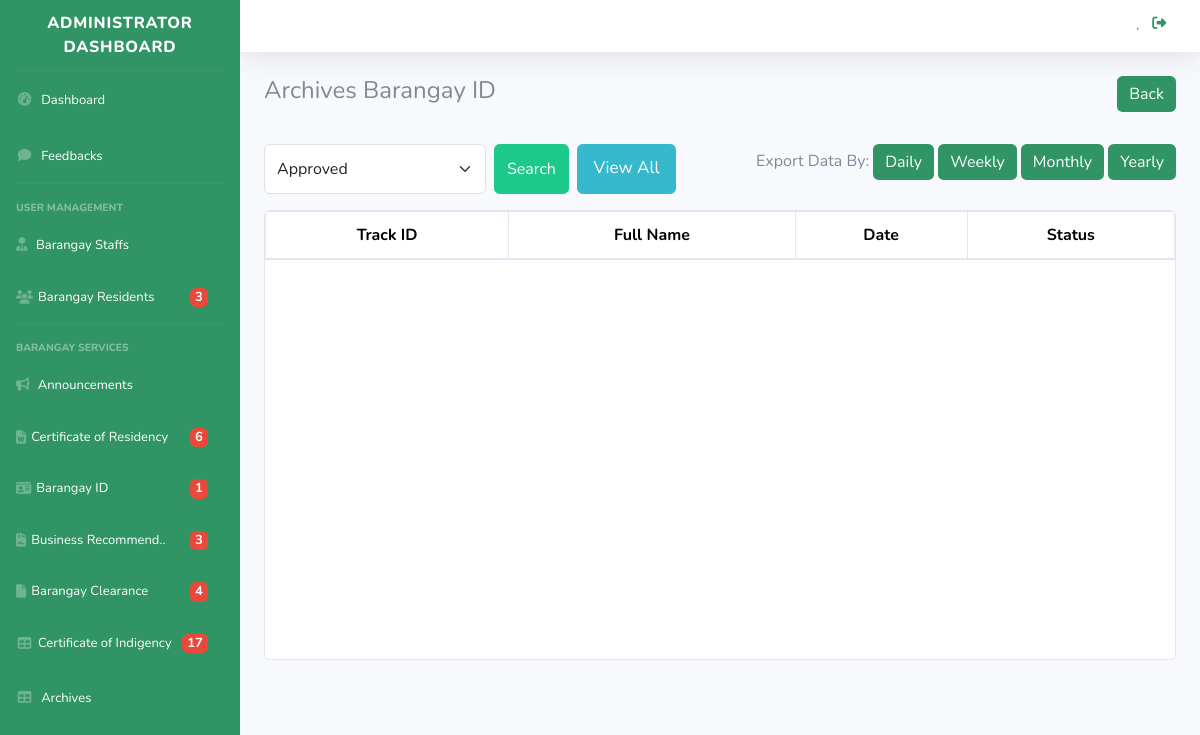
The app's page /archive_brgyid.php, older data.
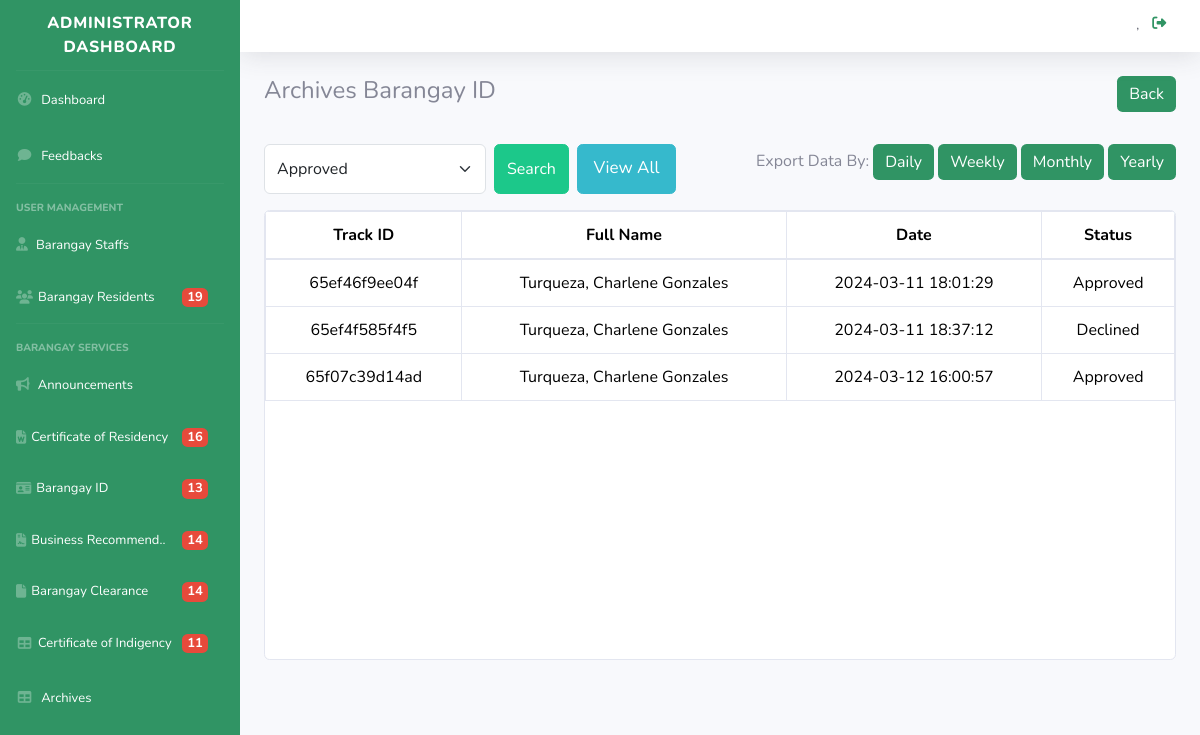
The same page, newer data.
### tables this page shows
CREATE TABLE `tbl_brgyid` (
  `id_brgyid` int(11) NOT NULL,
  `track_id` varchar(15) NOT NULL,
  `id_resident` int(11) NOT NULL,
  `lname` varchar(255) NOT NULL,
  `fname` varchar(255) NOT NULL,
  `mi` varchar(255) NOT NULL,
  `houseno` varchar(255) NOT NULL,
  `street` varchar(255) NOT NULL,
  `brgy` varchar(255) NOT NULL,
  `municipal` varchar(255) NOT NULL,
  `bplace` varchar(255) NOT NULL,
  `bdate` varchar(255) NOT NULL,
  `res_photo` varchar(255) DEFAULT NULL,
  `inc_lname` varchar(255) NOT NULL,
  `inc_fname` varchar(255) NOT NULL,
  `inc_mi` varchar(255) NOT NULL,
  `inc_contact` varchar(255) NOT NULL,
  `inc_houseno` varchar(255) NOT NULL,
  `inc_street` varchar(255) NOT NULL,
  `inc_brgy` varchar(255) NOT NULL,
  `inc_municipal` varchar(255) DEFAULT NULL,
  `form_status` varchar(255) NOT NULL DEFAULT 'Pending',
  `date` date DEFAULT NULL,
  `created_at` timestamp NOT NULL DEFAULT current_timestamp(),
  `deleted_at` timestamp NULL DEFAULT NULL
);

### classes/main.class.php (called while the page is built, shortened)
<?php
class BMISClass {
    protected $server = "mysql:host=localhost;dbname=bmis";
    protected $user = "root";
    protected $pass = "";
    protected $options = array(PDO::ATTR_ERRMODE => PDO::ERRMODE_EXCEPTION, PDO::ATTR_DEFAULT_FETCH_MODE => PDO::FETCH_ASSOC);
    public function openConn() {
        try {
            $this->con = new PDO($this->server, $this->user, $this->pass, $this->options);
            return $this->con;
        }
        catch(PDOException $e) {
            echo "Datbase Connection Error! ", $e->getMessage();
        }
    }
    public function view_brgyid_done(){
        $connection = $this->openConn();
        $stmt = $connection->prepare("SELECT * FROM tbl_brgyid WHERE form_status ='Approved' OR form_status='Declined'");
        $stmt->execute();
        $view = $stmt->fetchAll();
        return $view;
    }
}
?>

### tables/brgyid_done.php (the view, shortened to what the changed rows need)
<?php
	require 'classes/conn.php';
	if(isset($_POST['search_brgyid'])){
		$keyword = $_POST['keyword'];
?>
<table class="table table-hover text-center table-bordered">
    <thead class="alert-info">
    <tr>
            <th hidden> Resident ID </th>
            <th> Track ID </th>
            <th> Full Name </th>
            <th> Date </th>
            <th> Status </th>
        </tr>
    </thead>
    <tbody>
        <?php
         $formStatus = $_POST['form_status'];
            $stmnt = $conn->prepare("SELECT * FROM `tbl_brgyid` WHERE (`lname` LIKE '%$keyword%' or  `mi` LIKE '%$keyword%' or  `fname` LIKE '%$keyword%'
                or  `id_resident` LIKE '%$keyword%' or  `houseno` LIKE '%$keyword%' or  `street` LIKE '%$keyword%'
                or `brgy` LIKE '%$keyword%' or `municipal` LIKE '%$keyword%' or `track_id` LIKE '%$keyword%') AND `form_status` = '$formStatus'");
            $stmnt->execute();
            while($view = $stmnt->fetch()){
        ?>
<tr>
                    <td hidden> <?= $view['id_resident'];?> </td>
                    <td> <?= $view['track_id'];?> </td>
                    <td> <?= $view['lname'];?>, <?= $view['fname'];?> <?= $view['mi'];?> </td>
                    <td> <?= $view['created_at'];?> </td>
                    <td> <?= $view['form_status'];?> </td>
                </tr>
        <?php
        }
        ?>
    </tbody>
</table>
<?php
	}else{
?>
<table class="table table-hover text-center table-bordered">
    <thead class="alert-info">
        <tr>
            <th> Track ID </th>
            <th> Full Name </th>
            <th> Date </th>
            <th> Status </th>
        </tr>
    </thead>
    <tbody>
        <?php if(is_array($view)) {?>
            <?php foreach($view as $view) {?>
                <tr>
                    <td> <?= $view['track_id'];?> </td>
                    <td> <?= $view['lname'];?>, <?= $view['fname'];?> <?= $view['mi'];?> </td>
                    <td> <?= $view['created_at'];?> </td>
                    <td> <?= $view['form_status'];?> </td>
                </tr>
            <?php
                }
            ?>
        <?php
            }
        ?>
    </tbody>
</table>
<?php
	}
?>

### dashboard_sidebar_start.php (shortened to what the changed rows need)
<!DOCTYPE html>
<html lang="en">
<head>
    <link href="vendor/fontawesome-free/css/all.min.css" rel="stylesheet" type="text/css">
        <link href="https://cdn.jsdelivr.net/npm/bootstrap@5.3.2/dist/css/bootstrap.min.css" rel="stylesheet">
    <link href="css/sb-admin-2.css" rel="stylesheet">
</head>
<body id="page-top">
    <div id="wrapper">
        <ul class="navbar-nav sidebar sidebar-dark accordion" id="accordionSidebar">
            <li class="nav-item">
                <a class="nav-link" href="admn_resident_crud.php" style="display: flex; align-items: center;">
                    <i class="fas fa-users" style="margin-right: 5px;"></i>
                    <span style="flex: 1;">Barangay Residents</span>
                    <?php $registered_users = $residentbmis->count_registered_resident(); ?>
                    <?php if($registered_users > 0) : ?>
                        <span class="badge badge-danger"><?php echo $registered_users; ?></span>
                    <?php endif; ?>
                </a>
            </li>
            <li class="nav-item">
                <a class="nav-link" href="admn_certofres.php" style="display: flex; align-items: center;">
                    <i class="fas fa-file-word" style="margin-right: 5px;"></i>
                    <span style="flex: 1;">Certificate of Residency</span>
                    <?php $registered_users = $residentbmis->count_residency(); ?>
                    <?php if($registered_users > 0) : ?>
                        <span class="badge badge-danger" style="margin-left:6px;font-size:10px;"><?php echo $registered_users; ?></span>
                    <?php endif; ?>
                </a>
            </li>
            <li class="nav-item">
                <a class="nav-link" href="admn_brgyid.php" style="display: flex; align-items: center;">
                    <i class="fas fa-id-card" style="margin-right: 5px;"></i>
                    <span style="flex: 1;">Barangay ID </span>
                    <?php $registered_users = $residentbmis->count_id(); ?>
                    <?php if($registered_users > 0) : ?>
                        <span class="badge badge-danger" style="margin-left:70px;font-size:10px;"><?php echo $registered_users; ?></span>
                    <?php endif; ?></a>
            </li>
            <li class="nav-item">
                <a class="nav-link" href="admn_bspermit.php" style="display: flex; align-items: center;">
                    <i class="fas fa-file-contract" style="margin-right: 5px;"></i>
                    <span style="flex: 1;">Business Recommend..</span>
                    <?php $registered_users = $residentbmis->count_bussiness(); ?>
                    <?php if($registered_users > 0) : ?>
                        <span class="badge badge-danger" style="margin-left:9px;font-size:10px;"><?php echo $registered_users; ?></span>
                    <?php endif; ?></a>
            </li>
            <li class="nav-item">
                <a class="nav-link" href="admn_brgyclearance.php" style="display: flex; align-items: center;">
                    <i class="fas fa-file" style="margin-right: 5px;"></i>
                    <span style="flex: 1;">Barangay Clearance</span>
                    <?php $registered_users = $residentbmis->count_clearance(); ?>
                    <?php if($registered_users > 0) : ?>
                        <span class="badge badge-danger" style="margin-left:27px;font-size:10px;"><?php echo $registered_users; ?></span>
                    <?php endif; ?></a>
            </li>
            <li class="nav-item">
                <a class="nav-link" href="admn_certofindigency.php" style="display: flex; align-items: center;">
                    <i class="fas fa-fw fa-table" style="margin-right: 5px;"></i>
                    <span style="flex: 1;">Certificate of Indigency</span>
                    <?php $registered_users = $residentbmis->count_indigency(); ?>
                    <?php if($registered_users > 0) : ?>
                        <span class="badge badge-danger" style="margin-left:2px;font-size:10px;"><?php echo $registered_users; ?></span>
                    <?php endif; ?></a>
            </li>
        </ul>
        <div id="content-wrapper" class="d-flex flex-column">
            <div id="content">

Row changes from the older to the newer data that the page shows:
added tbl_brgyid: track "65ef46f9ee04f", lname "Turqueza", fname "Charlene", mi "Gonzales", created_at "2024-03-11 18:01:29", form_status "Approved"
added tbl_brgyid: track "65ef4f585f4f5", lname "Turqueza", fname "Charlene", mi "Gonzales", created_at "2024-03-11 18:37:12", form_status "Declined"
added tbl_brgyid: track "65f07c39d14ad", lname "Turqueza", fname "Charlene", mi "Gonzales", created_at "2024-03-12 16:00:57", form_status "Approved"
Text that changed along with them:
$registered_users: "3" → "19"
$registered_users: "6" → "16"
$registered_users: "1" → "13"
$registered_users: "3" → "14"
$registered_users: "4" → "14"
$registered_users: "17" → "11"
